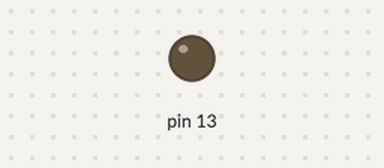
This sketch was run on a simulated Arduino Uno, built with avr-gcc and run on an emulated ATmega328P. Shown: output pins drawn as LEDs (lit = HIGH).

Above: at 0.6 s.
At 6.1 s:
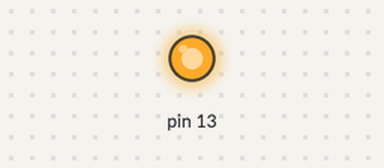
Timing chart, 0 to 14.5 s (numbered marks = the images above):
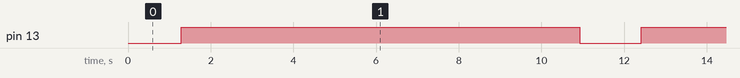

The sketch:

wrong-turn.ino
```cpp
int sensorValue = 0;
int sensorPin = A0;

void setup() {
  pinMode(13, OUTPUT);

  Serial.begin(9600);
}
void loop() {
  for (int fadeValue = 0 ; fadeValue <= 1000; fadeValue ++) {
    analogWrite(13, fadeValue);
    delay(10);
  }

  for (int fadeValue = 1000 ; fadeValue >= 0; fadeValue -= 100) {
    analogWrite(13, fadeValue);
    delay(100);
  }
}
```

Measured:
- by itself, pin 13: alternates HIGH for 9.6 s and LOW for 1.5 s
